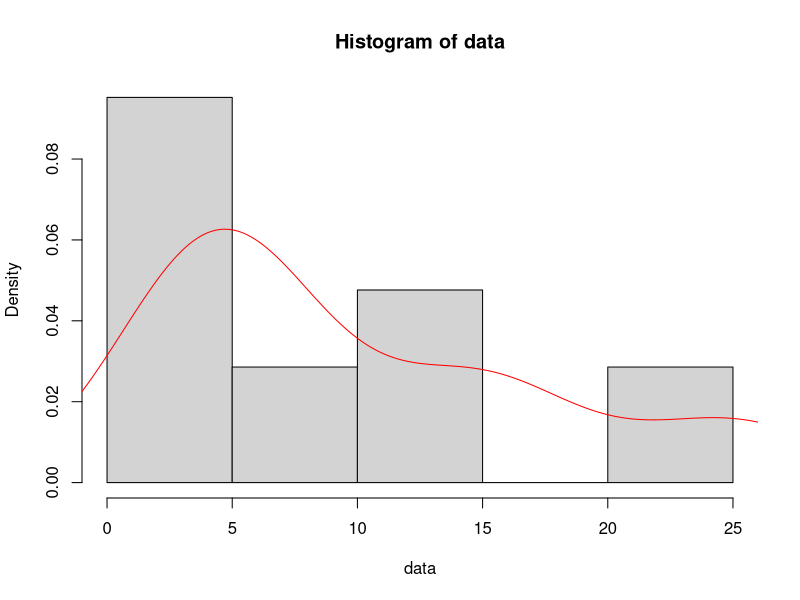
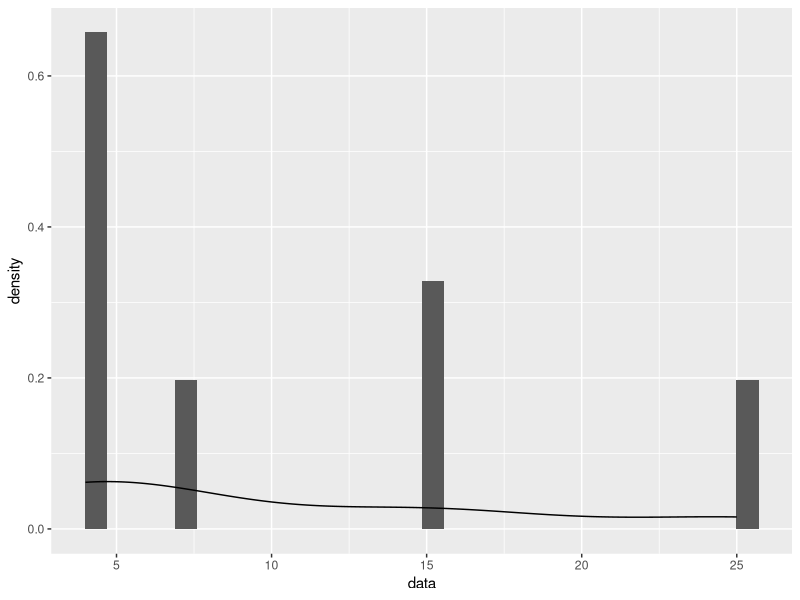

Reproduce these figures in R, in order.
## ---- chunk 1
library(tidyverse)
library(ggplot2)
library(knitr)

data <- c(rep(15, times = 5), rep(25, times = 3), rep(4, times = 10), rep (7, times = 3))
hist(data, prob = TRUE)
lines(density(data), col = "red")


dataset <- data.frame(data)
g <- ggplot(dataset, aes(x = data)) + geom_histogram(aes(y = ..density..)) + geom_density()
g


